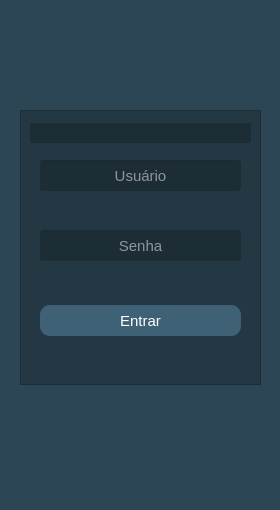
<?xml version="1.0" encoding="UTF-8"?>
<ui version="4.0">
 <class>Login</class>
 <widget class="QWidget" name="Login">
  <property name="geometry">
   <rect>
    <x>0</x>
    <y>0</y>
    <width>280</width>
    <height>510</height>
   </rect>
  </property>
  <property name="sizePolicy">
   <sizepolicy hsizetype="Preferred" vsizetype="Preferred">
    <horstretch>0</horstretch>
    <verstretch>0</verstretch>
   </sizepolicy>
  </property>
  <property name="minimumSize">
   <size>
    <width>280</width>
    <height>510</height>
   </size>
  </property>
  <property name="maximumSize">
   <size>
    <width>332</width>
    <height>510</height>
   </size>
  </property>
  <property name="windowTitle">
   <string>Form</string>
  </property>
  <property name="styleSheet">
   <string notr="true">background-color: rgb(45, 70, 85);</string>
  </property>
  <widget class="QLabel" name="logo">
   <property name="geometry">
    <rect>
     <x>10</x>
     <y>10</y>
     <width>260</width>
     <height>91</height>
    </rect>
   </property>
   <property name="text">
    <string/>
   </property>
   <property name="pixmap">
    <pixmap>../assets/images/logo.png</pixmap>
   </property>
   <property name="scaledContents">
    <bool>true</bool>
   </property>
  </widget>
  <widget class="QFrame" name="frame">
   <property name="geometry">
    <rect>
     <x>20</x>
     <y>110</y>
     <width>241</width>
     <height>275</height>
    </rect>
   </property>
   <property name="styleSheet">
    <string notr="true">background-color: rgba(0, 0, 0,0.2);</string>
   </property>
   <property name="frameShape">
    <enum>QFrame::StyledPanel</enum>
   </property>
   <property name="frameShadow">
    <enum>QFrame::Raised</enum>
   </property>
   <widget class="QLineEdit" name="txt_user">
    <property name="geometry">
     <rect>
      <x>20</x>
      <y>50</y>
      <width>201</width>
      <height>31</height>
     </rect>
    </property>
    <property name="font">
     <font>
      <pointsize>11</pointsize>
     </font>
    </property>
    <property name="styleSheet">
     <string notr="true">color: rgb(255, 255, 255);</string>
    </property>
    <property name="frame">
     <bool>true</bool>
    </property>
    <property name="alignment">
     <set>Qt::AlignCenter</set>
    </property>
    <property name="placeholderText">
     <string>Usuário</string>
    </property>
   </widget>
   <widget class="QLineEdit" name="txt_pasword">
    <property name="geometry">
     <rect>
      <x>20</x>
      <y>120</y>
      <width>201</width>
      <height>31</height>
     </rect>
    </property>
    <property name="font">
     <font>
      <pointsize>11</pointsize>
     </font>
    </property>
    <property name="styleSheet">
     <string notr="true">color: rgb(255, 255, 255);</string>
    </property>
    <property name="echoMode">
     <enum>QLineEdit::Password</enum>
    </property>
    <property name="alignment">
     <set>Qt::AlignCenter</set>
    </property>
    <property name="placeholderText">
     <string>Senha</string>
    </property>
    <property name="clearButtonEnabled">
     <bool>false</bool>
    </property>
   </widget>
   <widget class="QPushButton" name="btn_login">
    <property name="geometry">
     <rect>
      <x>20</x>
      <y>195</y>
      <width>201</width>
      <height>31</height>
     </rect>
    </property>
    <property name="font">
     <font>
      <pointsize>11</pointsize>
     </font>
    </property>
    <property name="styleSheet">
     <string notr="true">QPushButton {
	background-color: rgb(63, 97, 118);
	color: rgb(255, 255, 255);
	border-radius: 10px;
}

QPushButton:hover {
	background-color: rgb(255, 233, 138);
	
	color: rgb(45, 70, 85);
}</string>
    </property>
    <property name="text">
     <string>Entrar</string>
    </property>
   </widget>
   <widget class="QLabel" name="lbl_message">
    <property name="geometry">
     <rect>
      <x>10</x>
      <y>13</y>
      <width>221</width>
      <height>20</height>
     </rect>
    </property>
    <property name="font">
     <font>
      <pointsize>11</pointsize>
     </font>
    </property>
    <property name="styleSheet">
     <string notr="true">color: rgb(255, 0, 0);
background-color: srgb(255, 255, 255, 0);</string>
    </property>
    <property name="text">
     <string/>
    </property>
    <property name="alignment">
     <set>Qt::AlignCenter</set>
    </property>
   </widget>
  </widget>
  <widget class="QLabel" name="label">
   <property name="geometry">
    <rect>
     <x>60</x>
     <y>430</y>
     <width>151</width>
     <height>41</height>
    </rect>
   </property>
   <property name="text">
    <string/>
   </property>
   <property name="pixmap">
    <pixmap>../assets/images/logo_cesmac.png</pixmap>
   </property>
   <property name="scaledContents">
    <bool>true</bool>
   </property>
  </widget>
 </widget>
 <tabstops>
  <tabstop>btn_login</tabstop>
  <tabstop>txt_user</tabstop>
  <tabstop>txt_pasword</tabstop>
 </tabstops>
 <resources/>
 <connections/>
</ui>
